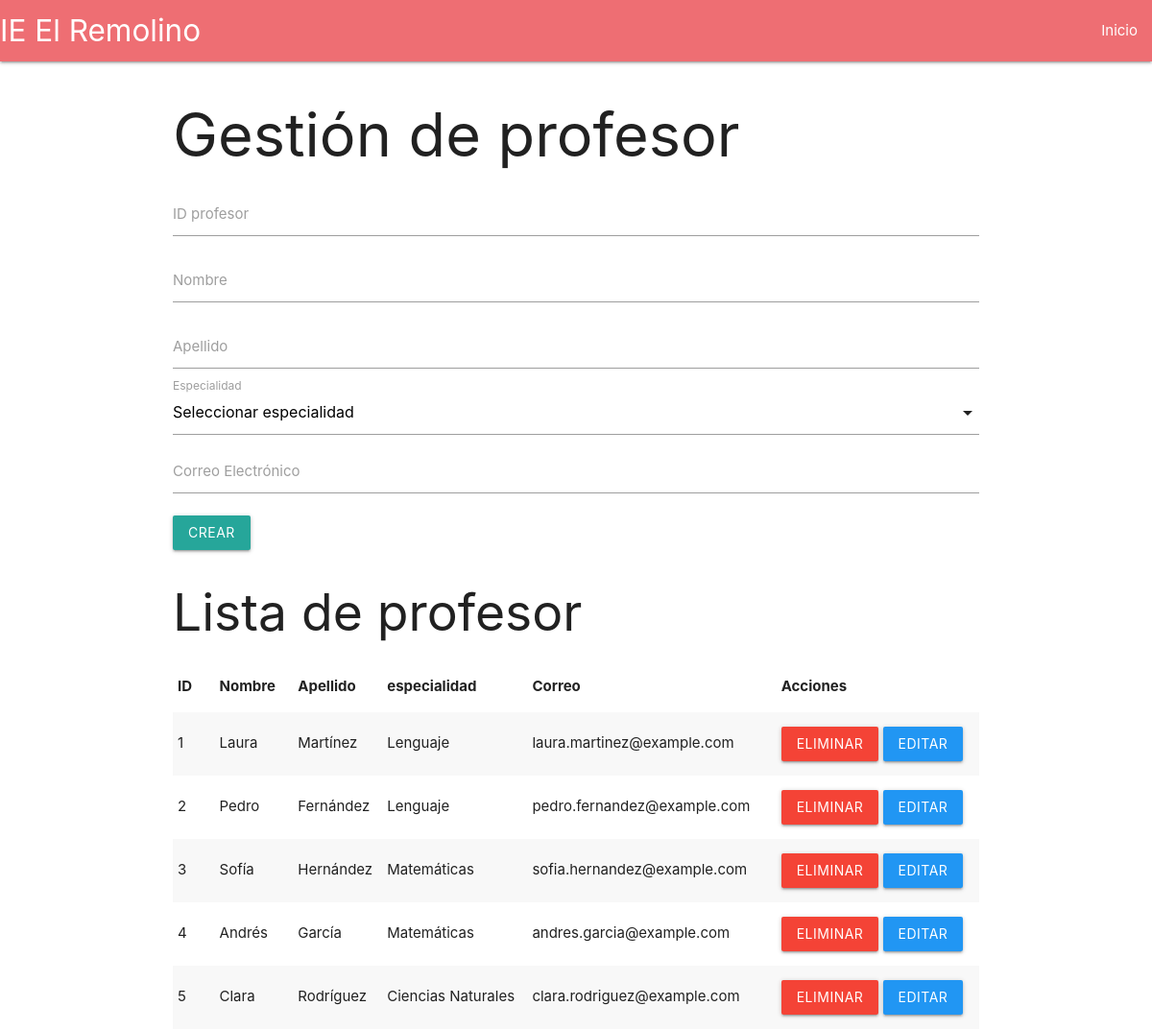
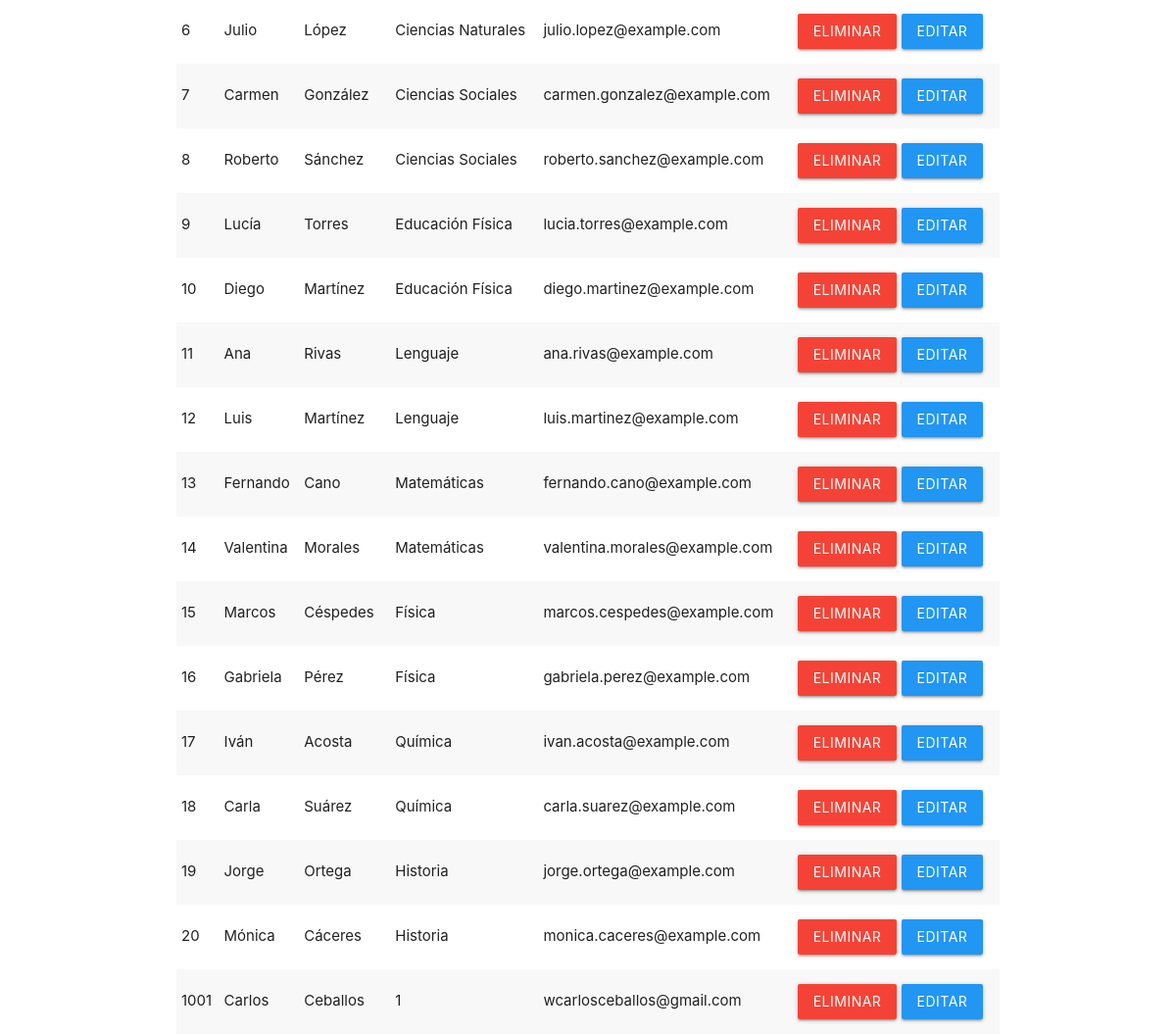
/gestionar_profesores.php, run on the app's committed database (2 pictures, top to bottom).
### tables this page shows
CREATE TABLE `profesores` (
  `id_profesor` int(11) NOT NULL,
  `nombre` varchar(100) NOT NULL,
  `apellido` varchar(100) NOT NULL,
  `especialidad` varchar(100) NOT NULL,
  `correo` varchar(100) DEFAULT NULL
);

### gestionar_profesores.php (the view, shortened to what this page needs)
<?php
$servername = "localhost";
$username = "root";
$password = "";
$dbname = "gestion_notas";
$conn = new mysqli($servername, $username, $password, $dbname);
$edit = false;
$sql = "SELECT * FROM profesores";
$result = $conn->query($sql);
?>
<!DOCTYPE html>
<html lang="es">
<head>
    <link rel="stylesheet" href="https://cdnjs.cloudflare.com/ajax/libs/materialize/1.0.0/css/materialize.min.css">
</head>
<body>
<nav>
    <div class="nav-wrapper">
        <a href="#" class="brand-logo">IE El Remolino</a>
        <ul id="nav-mobile" class="right hide-on-med-and-down">
            <li><a href="admin_dashboard.php">Inicio</a></li>
        </ul>
    </div>
</nav>
<div class="container">
    <h1>Gestión de profesor</h1>
    <form action="" method="POST">
        <div class="input-field">
            <input type="number" name="id_profesor" required value="<?php echo $edit ? $edit['id_profesor'] : ''; ?>">
            <label>ID profesor</label>
        </div>
        <div class="input-field">
            <input type="text" name="nombre" required value="<?php echo $edit ? $edit['nombre'] : ''; ?>">
            <label>Nombre</label>
        </div>
        <div class="input-field">
            <input type="text" name="apellido" required value="<?php echo $edit ? $edit['apellido'] : ''; ?>">
            <label>Apellido</label>
        </div>
        <div class="input-field">
             <label>Especialidad</label>
         </div>
        <div class="input-field">
            <input type="email" name="correo" required value="<?php echo $edit ? $edit['correo'] : ''; ?>">
            <label>Correo Electrónico</label>
        </div>
        <button type="submit" name="<?php echo $edit ? 'actualizar' : 'crear'; ?>" class="btn">
            <?php echo $edit ? 'Actualizar' : 'Crear'; ?>
        </button>
    </form>
    <h2>Lista de profesor</h2>
    <table class="striped">
        <thead>
            <tr>
                <th>ID</th>
                <th>Nombre</th>
                <th>Apellido</th>
                <th>especialidad</th>
                <th>Correo</th>
                <th>Acciones</th>
            </tr>
        </thead>
        <tbody>
            <?php if ($result->num_rows > 0): ?>
                <?php while($row = $result->fetch_assoc()): ?>
                    <tr>
                        <td><?php echo $row['id_profesor']; ?></td>
                        <td><?php echo $row['nombre']; ?></td>
                        <td><?php echo $row['apellido']; ?></td>
                        <td><?php echo $row['especialidad']; ?></td>
                        <td><?php echo $row['correo']; ?></td>
                        <td>
                            <form action="" method="POST" style="display:inline;">
                                <button type="submit" name="eliminar" class="btn red">Eliminar</button>
                            </form>
                            <form action="" method="POST" style="display:inline;">
                                <button type="submit" name="editar" class="btn blue">Editar</button>
                            </form>
                        </td>
                    </tr>
                <?php endwhile; ?>
            <?php else: ?>
                <tr>
                    <td colspan="6">No hay profesor registrados.</td>
                </tr>
            <?php endif; ?>
        </tbody>
    </table>
</div>
</body>
</html>

### data on the page
profesores: id_profesor "1", nombre "Laura", apellido "Martínez", especialidad "Lenguaje", correo "laura.martinez@example.com"
profesores: id_profesor "2", nombre "Pedro", apellido "Fernández", especialidad "Lenguaje", correo "pedro.fernandez@example.com"
profesores: id_profesor "3", nombre "Sofía", apellido "Hernández", especialidad "Matemáticas", correo "sofia.hernandez@example.com"
profesores: id_profesor "4", nombre "Andrés", apellido "García", especialidad "Matemáticas", correo "andres.garcia@example.com"
profesores: id_profesor "5", nombre "Clara", apellido "Rodríguez", especialidad "Ciencias Naturales", correo "clara.rodriguez@example.com"
profesores: id_profesor "6", nombre "Julio", apellido "López", especialidad "Ciencias Naturales", correo "julio.lopez@example.com"
profesores: id_profesor "7", nombre "Carmen", apellido "González", especialidad "Ciencias Sociales", correo "carmen.gonzalez@example.com"
profesores: id_profesor "8", nombre "Roberto", apellido "Sánchez", especialidad "Ciencias Sociales", correo "roberto.sanchez@example.com"
profesores: id_profesor "9", nombre "Lucía", apellido "Torres", especialidad "Educación Física", correo "lucia.torres@example.com"
profesores: id_profesor "10", nombre "Diego", apellido "Martínez", especialidad "Educación Física", correo "diego.martinez@example.com"
profesores: id_profesor "11", nombre "Ana", apellido "Rivas", especialidad "Lenguaje", correo "ana.rivas@example.com"
profesores: id_profesor "12", nombre "Luis", apellido "Martínez", especialidad "Lenguaje", correo "luis.martinez@example.com"
profesores: id_profesor "13", nombre "Fernando", apellido "Cano", especialidad "Matemáticas", correo "fernando.cano@example.com"
profesores: id_profesor "14", nombre "Valentina", apellido "Morales", especialidad "Matemáticas", correo "valentina.morales@example.com"
profesores: id_profesor "15", nombre "Marcos", apellido "Céspedes", especialidad "Física", correo "marcos.cespedes@example.com"
profesores: id_profesor "16", nombre "Gabriela", apellido "Pérez", especialidad "Física", correo "gabriela.perez@example.com"
profesores: id_profesor "17", nombre "Iván", apellido "Acosta", especialidad "Química", correo "ivan.acosta@example.com"
profesores: id_profesor "18", nombre "Carla", apellido "Suárez", especialidad "Química", correo "carla.suarez@example.com"
profesores: id_profesor "19", nombre "Jorge", apellido "Ortega", especialidad "Historia", correo "jorge.ortega@example.com"
profesores: id_profesor "20", nombre "Mónica", apellido "Cáceres", especialidad "Historia", correo "monica.caceres@example.com"
profesores: id_profesor "1001", nombre "Carlos", apellido "Ceballos", especialidad "1", correo "wcarlosceballos@gmail.com"
